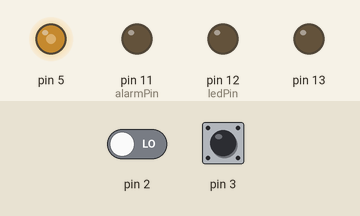
Simulated run of this sketch. Board: Arduino Uno, built with avr-gcc and run on an emulated ATmega328P. On the bench: output pins drawn as LEDs (lit = HIGH). Dashed ring = blinking. The inputs (shaded band) are chosen by the test bench; at power-on: pin 3 LOW, pin 2 LOW. What the sketch prints to the serial monitor is not drawn.

Above: at 1.2 s.
1.3 s: pin 3 driven HIGH
At 2.4 s:
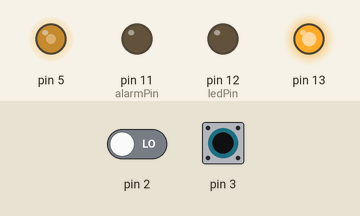
2.8 s: pin 3 driven LOW
At 3.7 s:
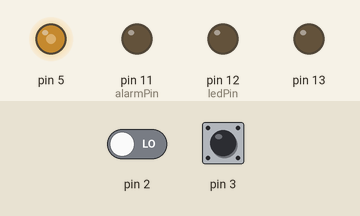
4.3 s: pin 3 pulsed HIGH 2 times (0.12 s each, 0.3 s apart)
At 4.36 s:
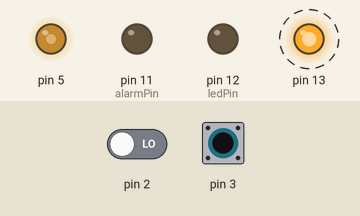
6.4 s: pin 2 driven HIGH and pin 3 driven HIGH
At 7.5 s:
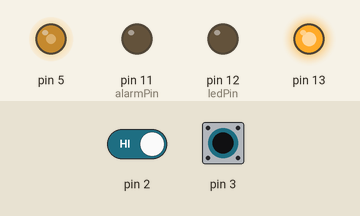
Timing chart, 0 to 9.4 s (numbered marks = the images above; inputs shaded):
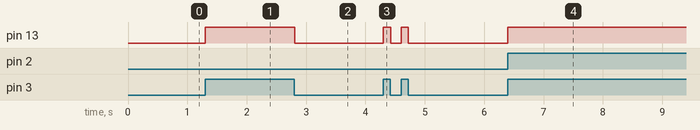

The sketch:

PIR_test_with_timer.ino
```cpp
int clockInt = 0;            // digital pin 2 is now interrupt 0
int masterClock = 0;         // counts rising edge clock signals
int seconds = 0;             // variable
int minutes = 0;             // variable
int hours = 0;             // variable

int ledPin = 12;
int state = LOW;
int oldstate = HIGH;

int alarmPin = 11;


void setup() {
  // put your setup code here, to run once:
  pinMode(13, OUTPUT);
  pinMode(3, INPUT);
  pinMode(ledPin, OUTPUT);
  pinMode(alarmPin, OUTPUT);


  attachInterrupt(clockInt, clockCounter, CHANGE);
      //  clockInt is our interrupt, clockCounter function is called when
      //  invoked on a RISING clock edge
  analogReference(DEFAULT);

  Serial.begin(9600);
  analogWrite(5, 127);   // this starts our PWM 'clock' with a 50% duty cycle

}

void clockCounter()      // called by interrupt
{
  masterClock ++;        // with each clock rise add 1 to masterclock count
  if(masterClock >= 979) // 490Hz reached
//  if(masterClock >= 130) // 490Hz reached
  {
    seconds ++;          // after one 490Hz cycle add 1 second ;)
    masterClock = 0;     // Reset after 1 second is reached
  state = !state;

//    tone(13, 100, 100);  // using tone to pulse LED without delay call ;)
   }
  return;
}

void printtime()
{
    Serial.print("  Time = ");
    zeroit(hours);
    Serial.print(hours);
    Serial.print(":");
    zeroit(minutes);
    Serial.print(minutes);
    Serial.print(":");
    zeroit(seconds);
    Serial.println(seconds);
    return;
}

void zeroit(int value)
{
  if (value < 10)
  Serial.print("0");
  return;
}


void loop() {
  // put your main code here, to run repeatedly:
  digitalWrite(13, digitalRead(3));

  if(seconds == 60){
    if (minutes == 60){// set to 60
      hours++;
      minutes = 0;
      seconds = 0;
    }
    else{
      minutes ++;          // increment minutes by 1
      seconds = 0;         // reset the seconds variable
    }
  }

  if (state != oldstate){
    digitalWrite(12, state);
    oldstate = state;
    printtime();
  }

  if (digitalRead(3) == HIGH){
    Serial.print("PIR HIGH");
    hours = 0;
    minutes = 0;
    seconds = 0;
    }

  if (minutes > 1){
    digitalWrite(alarmPin, HIGH);
    delay(1000);
    digitalWrite(alarmPin, LOW);

    }


}
```

Measured:
- after the input at 1.3 s, pin 13: LOW → HIGH at once
- after the input at 2.8 s, pin 13: HIGH → LOW at once
- after the input at 4.3 s, pin 13: alternates HIGH for 0.12 s and LOW for 0.18 s, 4 changes in all, then stays LOW, starting at once
- after the input at 6.4 s, pin 13: LOW → HIGH at once
